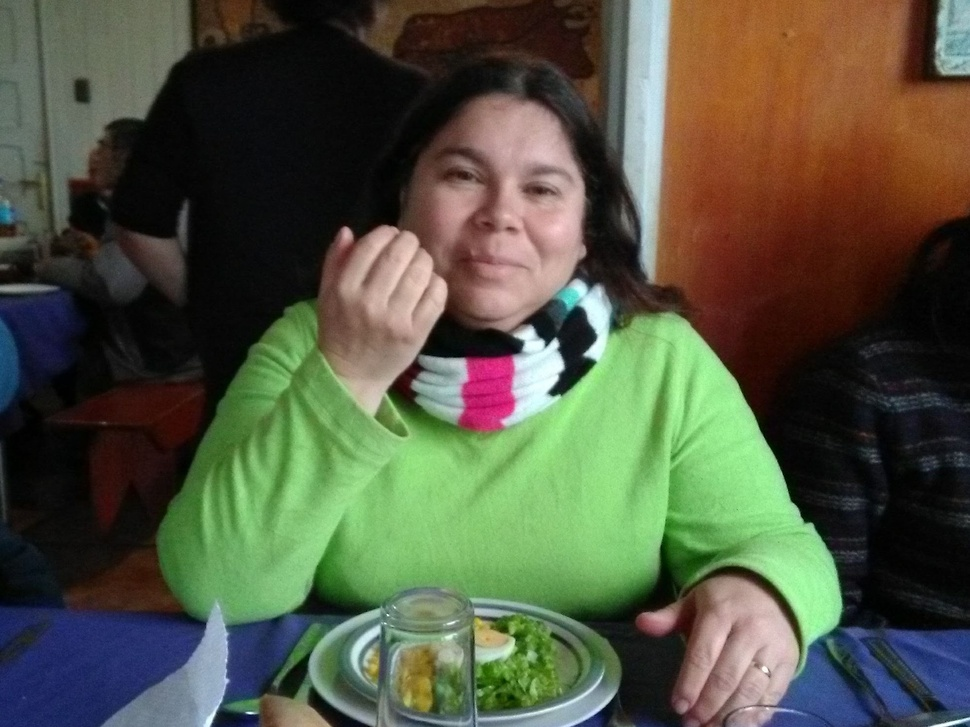
#> input picture Face_detect/image1.jpg, 970 x 727 px, shrunk from 1970 x 1477 before the run
$ python face_detect_cv3.py image1.jpg   (older library calls are emulated)
#> lines starting #> are read from the running program, lines starting #| are printed output that depends on the picture; after the words box and inside, x2 and y2 are one past the last pixel; in counts of white or black regions, pixels touching at a corner belong together
import cv2
import sys

# Get user supplied values
imagePath = sys.argv[1]
cascPath = "haarcascade_frontalface_default.xml"

# Create the haar cascade
faceCascade = cv2.CascadeClassifier(cascPath)

# Read the image
image = cv2.imread(imagePath)
#> image is the input picture: shape (727, 970, 3); mean B, G, R 65.7, 85.8, 82.2
gray = cv2.cvtColor(image, cv2.COLOR_BGR2GRAY)
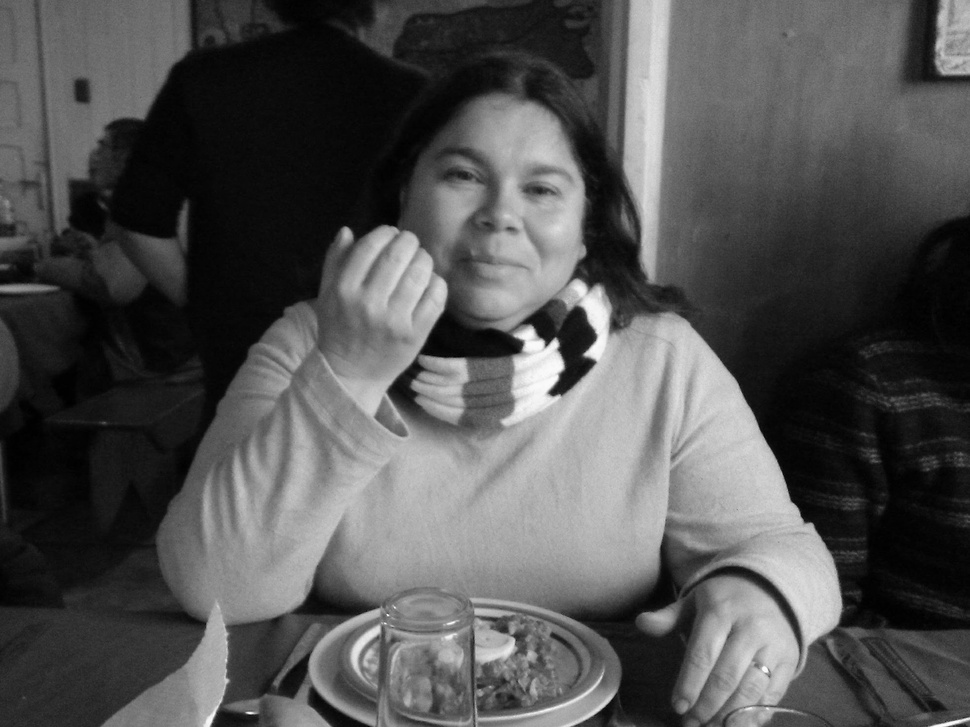
#> gray: shape (727, 970); min 0, max 254, mean 82.4

# Detect faces in the image
faces = faceCascade.detectMultiScale(
    gray,
    scaleFactor=1.3,
    minNeighbors=5,
    minSize=(30, 30)
    #flags = cv2.CV_HAAR_SCALE_IMAGE
)
#> faces = [[409, 104, 194, 194]]

print("Found {0} faces!".format(len(faces)))
#| Found 1 faces!

# Draw a rectangle around the faces
for (x, y, w, h) in faces:
    cv2.rectangle(image, (x, y), (x+w, y+h), (0, 255, 0), 2)
#> this loop made 1 pass
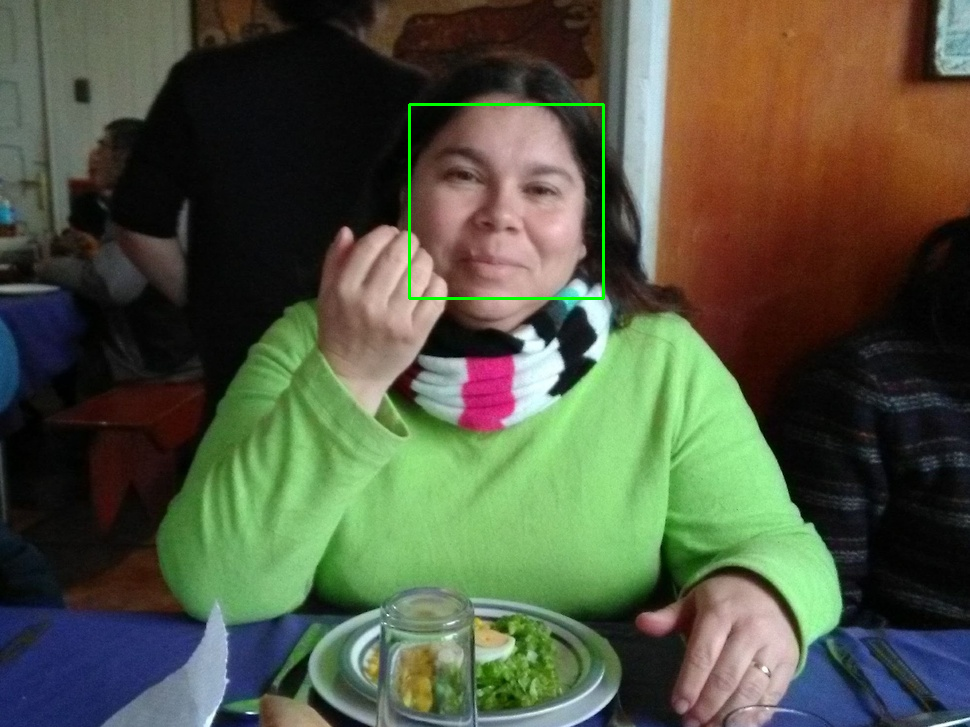
#> image: shape (727, 970, 3); 0.33% of pixels changed, all inside (x1, y1, x2, y2) = (408, 103, 605, 300)

cv2.imshow("Faces found", image)
cv2.waitKey(0)
